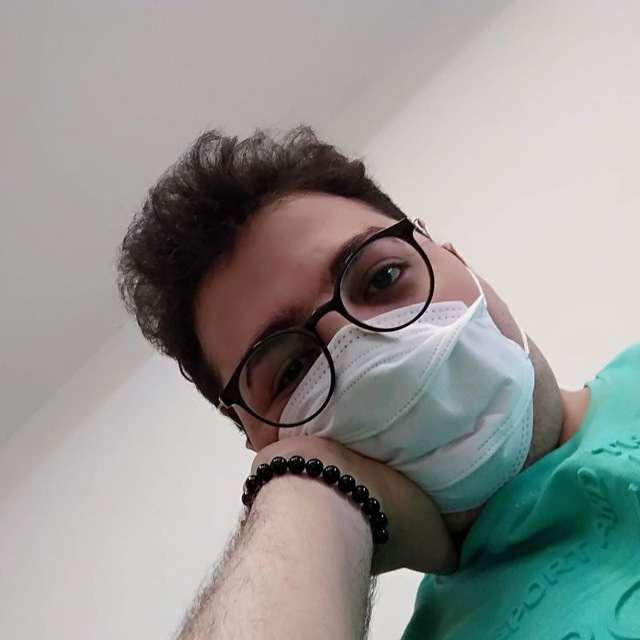
#> input picture ex4/original image/AmirMasoud3.jpg, 640 x 640 px
$ python img_to_sketch.py
#> lines starting #> are read from the running program, lines starting #| are printed output that depends on the picture
import cv2
import matplotlib.pyplot as plt


img_address = '../original image/AmirMasoud3.jpg'
img = cv2.imread(img_address)
#> img is the input picture: shape (640, 640, 3); mean B, G, R 147.5, 149.7, 149.8

# convert BGR to RGB
RGB_img = cv2.cvtColor(img, cv2.COLOR_BGR2RGB)

# convert to grey image
grey_img = cv2.cvtColor(img, cv2.COLOR_BGR2GRAY)
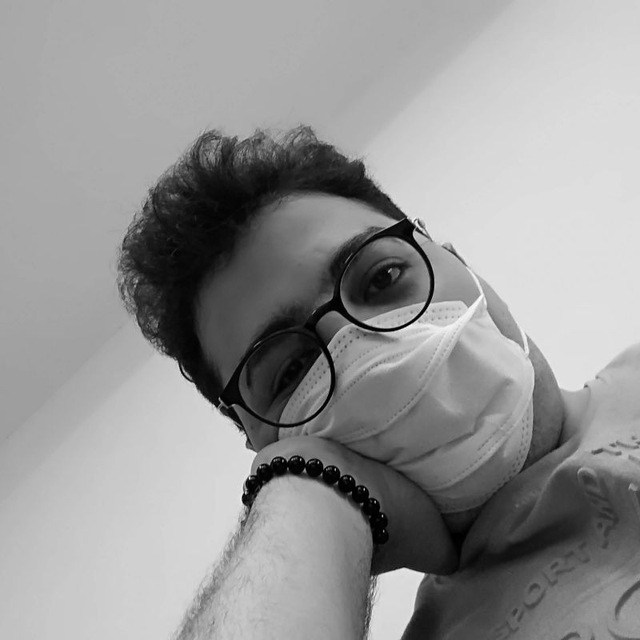
#> grey_img: shape (640, 640); min 0, max 252, mean 149.5

# invert image
invert_img = cv2.bitwise_not(grey_img)
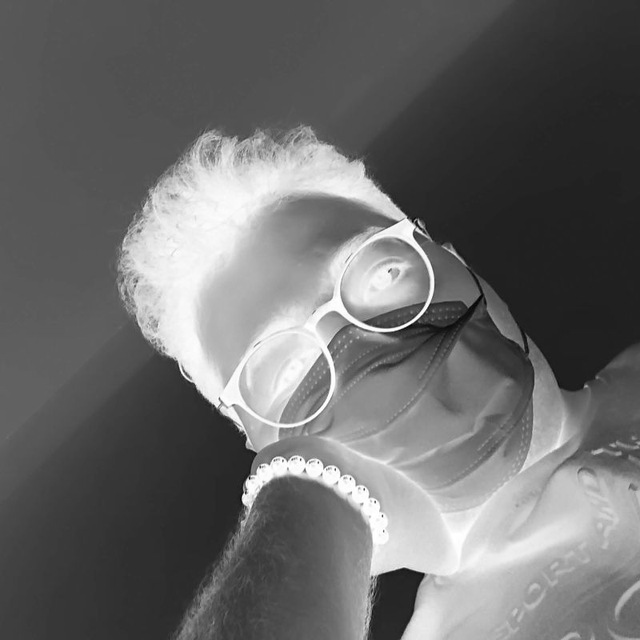
#> invert_img: shape (640, 640); min 3, max 255, mean 105.5

# blur image
blur_img=cv2.GaussianBlur(invert_img, (111,111),0)
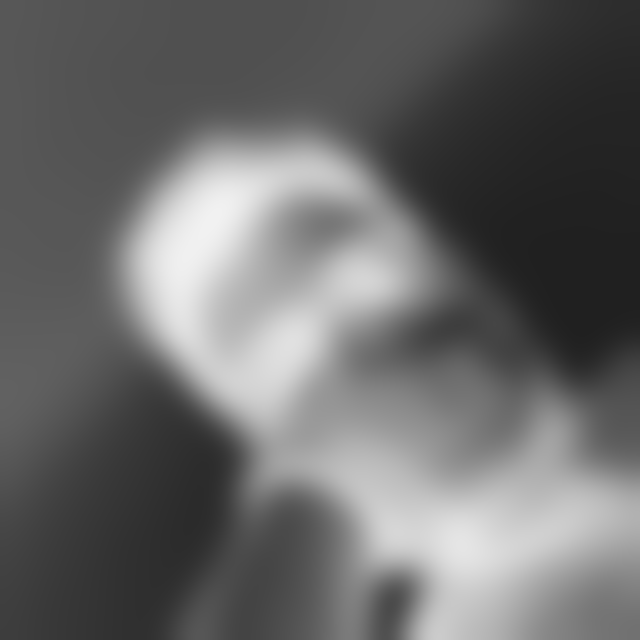
#> blur_img: shape (640, 640); min 32, max 241, mean 105.5

# invert blurred image
invblur_img=cv2.bitwise_not(blur_img)
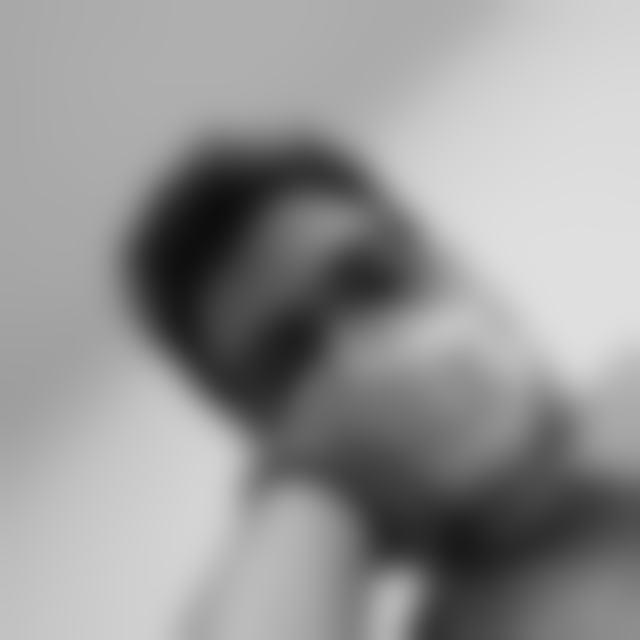
#> invblur_img: shape (640, 640); min 14, max 223, mean 149.5

# sketch
sketch_img=cv2.divide(grey_img,invblur_img, scale=256.0)
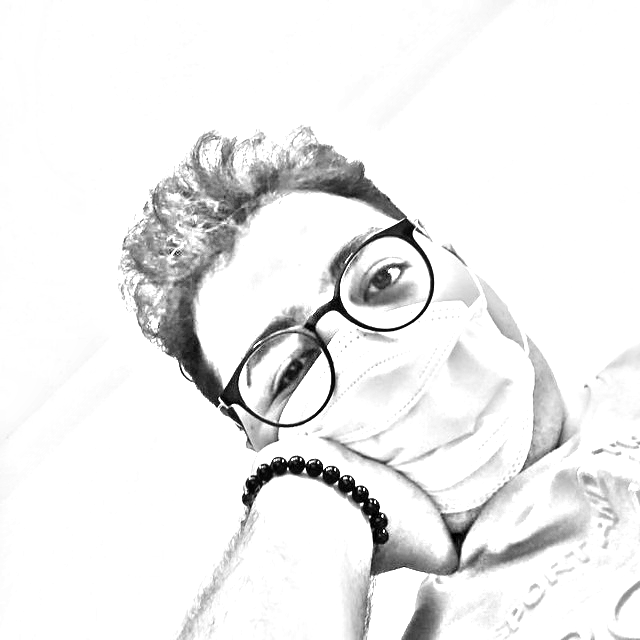
#> sketch_img: shape (640, 640); min 0, max 255, mean 237.3

cv2.imwrite('sketch.png', sketch_img)

plt.figure(figsize=(14,8))
plt.subplot(1,2,1)
plt.title('Original image', size=18)
plt.imshow(RGB_img)
plt.axis('off')
plt.subplot(1,2,2)
plt.title('Sketch', size=18)
rgb_sketch=cv2.cvtColor(sketch_img, cv2.COLOR_BGR2RGB)
plt.imshow(rgb_sketch)
plt.axis('off')
plt.show()
